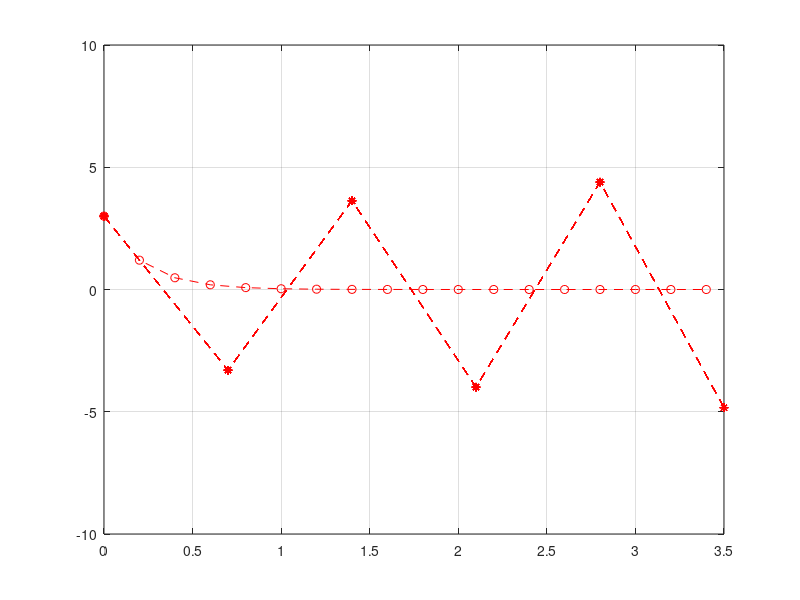

The MATLAB source for this figure:
clc;
clear all;
format long;
dy = @(y) -3.*y;
h = 0.2;
x_end = 3.4;
y(1) = 3;
x(1) = 0;
N = x_end/h;
for i = 1:N
    x(i+1) = x(i) + h;
    y(i+1) = y(i) + (dy(y(i))*h);
    plot(x,y,'ro--');
    grid on
    axis([0 3.5 -10 10])
end

hold on
h = 0.7;
y1(1) = 3;
x1(1) = 0;

for i = 1:N
    x1(i+1) = x1(i) + h;
    y1(i+1) = y1(i) + (dy(y1(i))*h);
    plot(x1,y1,'*r--');
end